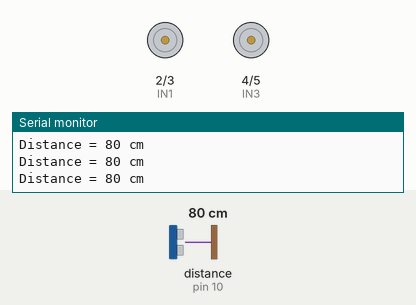
Bench run of a sketch on a simulated Arduino Uno, built with avr-gcc and run on an emulated ATmega328P. Parts: motor-driver pin pairs drawn as motors (green arrow = first pin HIGH = forward, orange = second pin HIGH = backward, longer = more drive, scaled by the enable pin), the last lines printed to the serial monitor. Wiring (inferred from the names in the program): ultrasonic range finder: trigger pin 9; echo pin 10. The inputs (shaded band) are chosen by the test bench; at power-on: distance to the obstacle (sensor on pin 10) 80 cm. The echo pulse lasts 58.3 µs per cm.

Above: at 1.2 s.
1.3 s: distance to the obstacle (sensor on pin 10) set to 34 cm
2.8 s: distance to the obstacle (sensor on pin 10) set to 28 cm
At 4.0 s:
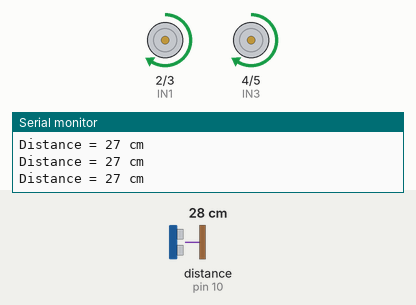
4.3 s: distance to the obstacle (sensor on pin 10) set to 17 cm
5.8 s: distance to the obstacle (sensor on pin 10) set to 13 cm
At 6.3 s:
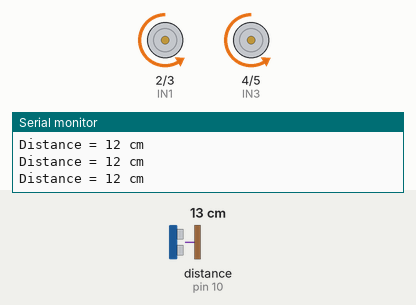
7.3 s: distance to the obstacle (sensor on pin 10) set to 18 cm
At 7.8 s:
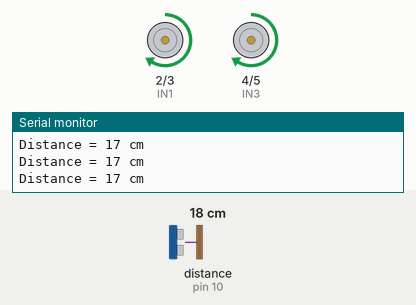
8.8 s: distance to the obstacle (sensor on pin 10) set to 2 cm
At 9.5 s:
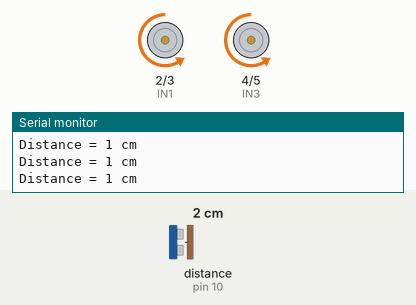
Timing chart, 0 to 11.4 s (numbered marks = the images above; inputs shaded):
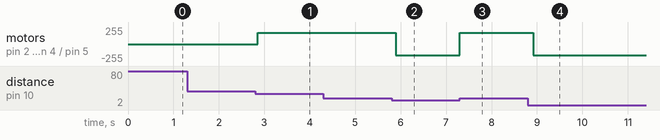

The sketch:

OBSTICAL_FOLLOWING_ROBOT.ino
```cpp
// Object Following Robot
// Arduino UNO + L298N + HC-SR04

#define TRIG 9
#define ECHO 10

#define IN1 2
#define IN2 3
#define IN3 4
#define IN4 5

#define ENA 6
#define ENB 11

int motorSpeed = 170;

void setup() {
  Serial.begin(9600);

  pinMode(TRIG, OUTPUT);
  pinMode(ECHO, INPUT);

  pinMode(IN1, OUTPUT);
  pinMode(IN2, OUTPUT);
  pinMode(IN3, OUTPUT);
  pinMode(IN4, OUTPUT);
  pinMode(ENA, OUTPUT);
  pinMode(ENB, OUTPUT);

  stopRobot();
}

void loop() {
  int distance = getDistance();

  Serial.print("Distance = ");
  Serial.print(distance);
  Serial.println(" cm");

  if (distance > 0 && distance < 15) {
    backward();      // object too near
  }
  else if (distance >= 15 && distance <= 30) {
    forward();       // follow object
  }
  else {
    stopRobot();     // no object
  }

  delay(200);
}

int getDistance() {
  digitalWrite(TRIG, LOW);
  delayMicroseconds(5);

  digitalWrite(TRIG, HIGH);
  delayMicroseconds(10);
  digitalWrite(TRIG, LOW);

  long duration = pulseIn(ECHO, HIGH, 30000);

  if (duration == 0) {
    return 0;
  }

  int distance = duration * 0.0343 / 2;
  return distance;
}

void forward() {
  analogWrite(ENA, motorSpeed);
  analogWrite(ENB, motorSpeed);

  digitalWrite(IN1, HIGH);
  digitalWrite(IN2, LOW);

  digitalWrite(IN3, HIGH);
  digitalWrite(IN4, LOW);
}

void backward() {
  analogWrite(ENA, motorSpeed);
  analogWrite(ENB, motorSpeed);

  digitalWrite(IN1, LOW);
  digitalWrite(IN2, HIGH);

  digitalWrite(IN3, LOW);
  digitalWrite(IN4, HIGH);
}

void stopRobot() {
  analogWrite(ENA, 0);
  analogWrite(ENB, 0);

  digitalWrite(IN1, LOW);
  digitalWrite(IN2, LOW);

  digitalWrite(IN3, LOW);
  digitalWrite(IN4, LOW);
}
```

Measured:
- the behaviour switches between 31 and 30 cm on distance to the obstacle (sensor on pin 10) (found by bisection; images 0 and 1)
- the behaviour switches between 16 and 15 cm on distance to the obstacle (sensor on pin 10) (found by bisection; images 1 and 2)
- after the input at 2.8 s, motor on pin 2 (IN1) / pin 3 (IN2), motor on pin 4 (IN3) / pin 5 (IN4): stopped → forward 170/255 after 0.06 s
- after the input at 5.8 s, motor on pin 2 (IN1) / pin 3 (IN2), motor on pin 4 (IN3) / pin 5 (IN4): forward 170/255 → backward 170/255 after 0.09 s
- after the input at 7.3 s, motor on pin 2 (IN1) / pin 3 (IN2), motor on pin 4 (IN3) / pin 5 (IN4): backward 170/255 → forward 170/255 at once
- after the input at 8.8 s, motor on pin 2 (IN1) / pin 3 (IN2), motor on pin 4 (IN3) / pin 5 (IN4): forward 170/255 → backward 170/255 after 0.12 s
